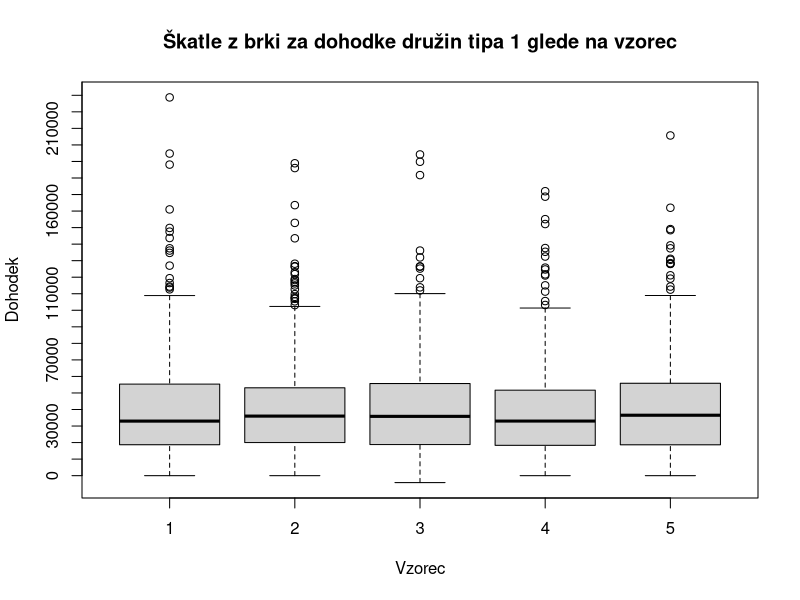

R code for this plot:
# Za delovanje skripte sta potrebna paketa "dplyr" in "ggpubr"
# install.packages("dplyr", "ggpubr")
library("dplyr")
library("ggpubr")

#Nastavimo lokacijo na mapo, v kateri je shranjena naloga

#setwd("C:/Users/Uporabnik/Documents/GitHub/STAT")
setwd("C:/Users/Jimmy/Desktop/faks/3. letnik/STAT/Projektna-STAT")

#Vzorci "KibergradVzorec1.csv", "KibergradVzorec2.csv", ... "KibergradVzorec5.csv" 
#so bili pridobljeni preko vzorčenja v LibreOffice Calc

#Pretvorimo tabelo v obliki csv datoteke v dataframe, s katerimi R operira. 

vzorec1 <- read.csv("KibergradVzorec1.csv")
vzorec2 <- read.csv("KibergradVzorec2.csv")
vzorec3 <- read.csv("KibergradVzorec3.csv")
vzorec4 <- read.csv("KibergradVzorec4.csv")
vzorec5 <- read.csv("KibergradVzorec5.csv")

# Vsaki družini sedaj dodamo še en podatek - kateremu vzorcu pripada. 

vzorec1$VZOREC <- rep(1, 500)
vzorec2$VZOREC <- rep(2, 500)
vzorec3$VZOREC <- rep(3, 500)
vzorec4$VZOREC <- rep(4, 500)
vzorec5$VZOREC <- rep(5, 500)

# Razširjene tabele nato sestavimo v eno samo in izluščimo družine tipa 1

VzorciSkupaj <- rbind(vzorec1, rbind(vzorec2, rbind(vzorec3, rbind(vzorec4, vzorec5))))
Podatki <- filter(VzorciSkupaj, TIP==1)

LepiPodatki <- filter(Podatki, DOHODEK <= 250000)

Dohodek <- Podatki$DOHODEK
Vzorec <- Podatki$VZOREC

LepDohodek <- LepiPodatki$DOHODEK
LepVzorec <- LepiPodatki$VZOREC

#boxplot(Dohodek~Vzorec, data = Podatki, main="Škatle z brki za dohodke družin tipa 1 glede na vzorec",yaxp = c(0, 500000, 25), xlab = "Vzorec", ylab = "Dohodek")

boxplot(LepDohodek~LepVzorec, data = LepiPodatki, main="Škatle z brki za dohodke družin tipa 1 glede na vzorec",yaxp = c(0, 250000, 25), xlab = "Vzorec", ylab = "Dohodek")

summary(filter(vzorec1, TIP == 1 & DOHODEK <= 250000)$DOHODEK)
IQR(filter(vzorec1, TIP == 1 & DOHODEK <= 250000)$DOHODEK)
sd(filter(vzorec1, TIP == 1 & DOHODEK <= 250000)$DOHODEK)

summary(filter(vzorec2, TIP == 1 & DOHODEK <= 250000)$DOHODEK)
IQR(filter(vzorec2, TIP == 1 & DOHODEK <= 250000)$DOHODEK)
sd(filter(vzorec2, TIP == 1 & DOHODEK <= 250000)$DOHODEK)

summary(filter(vzorec3, TIP == 1 & DOHODEK <= 250000)$DOHODEK)
IQR(filter(vzorec3, TIP == 1 & DOHODEK <= 250000)$DOHODEK)
sd(filter(vzorec3, TIP == 1 & DOHODEK <= 250000)$DOHODEK)

summary(filter(vzorec4, TIP == 1 & DOHODEK <= 250000)$DOHODEK)
IQR(filter(vzorec4, TIP == 1 & DOHODEK <= 250000)$DOHODEK)
sd(filter(vzorec4, TIP == 1 & DOHODEK <= 250000)$DOHODEK)

summary(filter(vzorec5, TIP == 1 & DOHODEK <= 250000)$DOHODEK)
IQR(filter(vzorec5, TIP == 1 & DOHODEK <= 250000)$DOHODEK)
sd(filter(vzorec5, TIP == 1 & DOHODEK <= 250000)$DOHODEK)

#Preverimo, ali je dohodek porazdeljen normalno

#ggqqplot(filter(vzorec1, TIP == 1 & DOHODEK <= 250000)$DOHODEK, main = "Q-Q graf za dohodke družin tipa 1 v vzorcu 1")

#Vidimo, da vrednosti močno odstopajo od diagonale. Dodatno
#preverimo s Shapiro-Wilkovim testom

shapiro.test(filter(vzorec1, TIP == 1 & DOHODEK <= 250000)$DOHODEK)